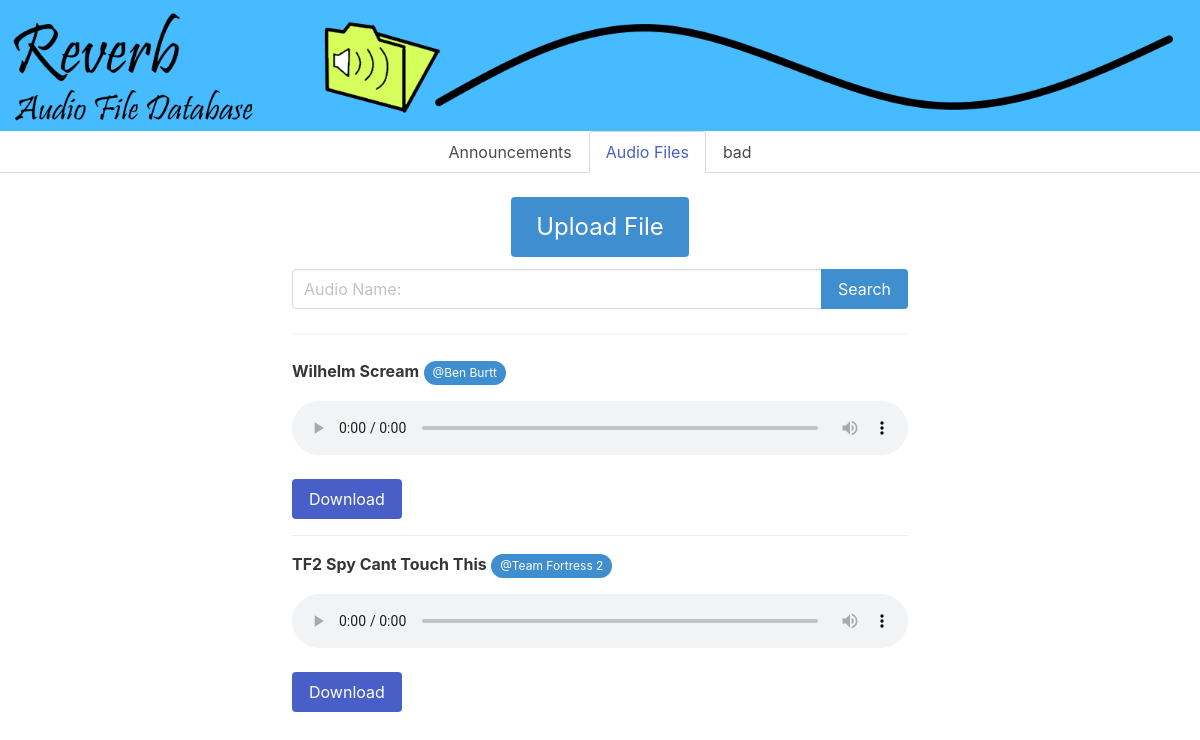
/user/database.php (signed in), run on the app's committed database.
### tables this page shows
CREATE TABLE `audio` (
  `audioID` int(11) NOT NULL,
  `Filename` varchar(255) NOT NULL,
  `Artist` varchar(255) NOT NULL,
  `filePath` varchar(255) NOT NULL
);

### user/database.php (the view, shortened to what this page needs)
<HTML>
	<head>
		<link rel="stylesheet"
		href="https://cdnjs.cloudflare.com/ajax/libs/bulma/0.9.3/css/bulma.min.css">
		<link rel="stylesheet"href="hometemp2.css">
	</head>
	<body>
		<?php include("../shared/header.php"); ?>
		<div class="container">
			<div class="column is-8 is-offset-2">
				<div class="columns is-mobile is-centered">
					<button class="button is-block is-half is-info is-large js-modal-trigger" data-target="modal-js-file-upload"> Upload File </button>
				</div>
				<form method="post">
					<div class="field has-addons">
						<div class="control is-expanded">
							<input class="input" type="text" name ="txtSearch" placeholder="Audio Name:">
						</div>
						<div class="control">
							<button class="button is-info" type="submit" name="btnSearch">
								Search
							</button>
						</div>
					</div>
				</form>
				<hr>
				<tbody id = "userEntries">
					<?php
						if($_SESSION['IsAdmin'] ?? null)
						{
							if($_SESSION['IsAdmin'] == 1)
							{
								if(isset($_POST['btnSearch'])) {
									$conn = new mysqli("localhost", "root", "", "reverb");
									$result=mysqli_query($conn,"SELECT * FROM `audio` WHERE `Filename` LIKE '%" . $_POST['txtSearch'] . "%';");
									while ($row = $result->fetch_assoc()) {
										echo '
										<form action = "" onsubmit="submitForm(this); return false;">
										<input type="hidden" name="ID"        value="' . $row['audioID']  . '">
										<input type="hidden" name="filePath"  value="' . $row['filePath'] . '">
										<article class="media">
											<div class="media-content">
												<div class="content">
												<p>
													<strong>' . $row['Filename'] . '</strong>
													<span class="tag is-rounded is-info"> @' . $row['Artist'] . '</span>
													<br>
												</p>
												<audio controls autostart="0">
													<source src="' . $row['filePath'] . '" type="audio/mpeg">
												</audio>
												<br><br>
												<a download class="button is-link" href="' . $row['filePath'] . '"> Download </a>
												<input class="button is-danger"  type="submit" onclick="clicked=2" value="Delete File"> </input>
												</div>
											</div>
										</article>
										</form>
										';
									}
								}
								else {
									$conn = new mysqli("localhost", "root", "", "reverb");
									$result=mysqli_query($conn,"SELECT * FROM `audio`");
									while ($row = $result->fetch_assoc()) {
										echo '
										<form action = "" onsubmit="submitForm(this); return false;">
										<input type="hidden" name="ID"        value="' . $row['audioID'] . '">
										<input type="hidden" name="filePath"  value="' . $row['filePath'] . '">
										<article class="media">
											<div class="media-content">
												<div class="content">
												<p>
													<strong>' . $row['Filename'] . '</strong>
													<span class="tag is-rounded is-info"> @' . $row['Artist'] . '</span>
													<br>
												</p>
												<audio controls autostart="0">
													<source src="' . $row['filePath'] . '" type="audio/mpeg">
												</audio>
												<br><br>
												<a download class="button is-link" href="' . $row['filePath'] . '"> Download </a>
												<input class="button is-danger"  type="submit" onclick="clicked=2" value="Delete File"> </input>
												</div>
											</div>
										</article>
										</form>
										';
									}
								}
							}
						}
						else {
							if(isset($_POST['btnSearch'])) {
								$conn = new mysqli("localhost", "root", "", "reverb");
								$result=mysqli_query($conn,"SELECT * FROM `audio` WHERE `Filename` LIKE '%" . $_POST['txtSearch'] . "%';");
								while ($row = $result->fetch_assoc()) {
									echo '
									<article class="media">
										<div class="media-content">
											<div class="content">
											<p>
												<strong>' . $row['Filename'] . '</strong>
												<span class="tag is-rounded is-info"> @' . $row['Artist'] . '</span>
												<br>
											</p>
											<audio controls autostart="0">
												<source src="' . $row['filePath'] . '" type="audio/mpeg">
											</audio>
											<br><br>
											<a download class="button is-link" href="' . $row['filePath'] . '"> Download </a>
											</div>
										</div>
									</article>
									';
								}
							}
							else {
								$conn = new mysqli("localhost", "root", "", "reverb");
								$result=mysqli_query($conn,"SELECT * FROM `audio`");
								while ($row = $result->fetch_assoc()) {
									echo '
									<article class="media">
										<div class="media-content">
											<div class="content">
											<p>
												<strong>' . $row['Filename'] . '</strong>
												<span class="tag is-rounded is-info"> @' . $row['Artist'] . '</span>
												<br>
											</p>
											<audio controls autostart="0">
												<source src="' . $row['filePath'] . '" type="audio/mpeg">
											</audio>
											<br><br>
											<a download class="button is-link" href="' . $row['filePath'] . '"> Download </a>
											</div>
										</div>
									</article>
									';
								}
							}
						}
					?>
				</tbody>
			</div>
		</div>
	</body>
</HTML>

### user/hometemp2.css (style rules this page uses)
audio { width: 100% }

### data on the page
audio: Filename "Wilhelm Scream", Artist "Ben Burtt"
audio: Filename "TF2 Spy Cant Touch This", Artist "Team Fortress 2"

### other printed values
$_SESSION['username'] "bad"
